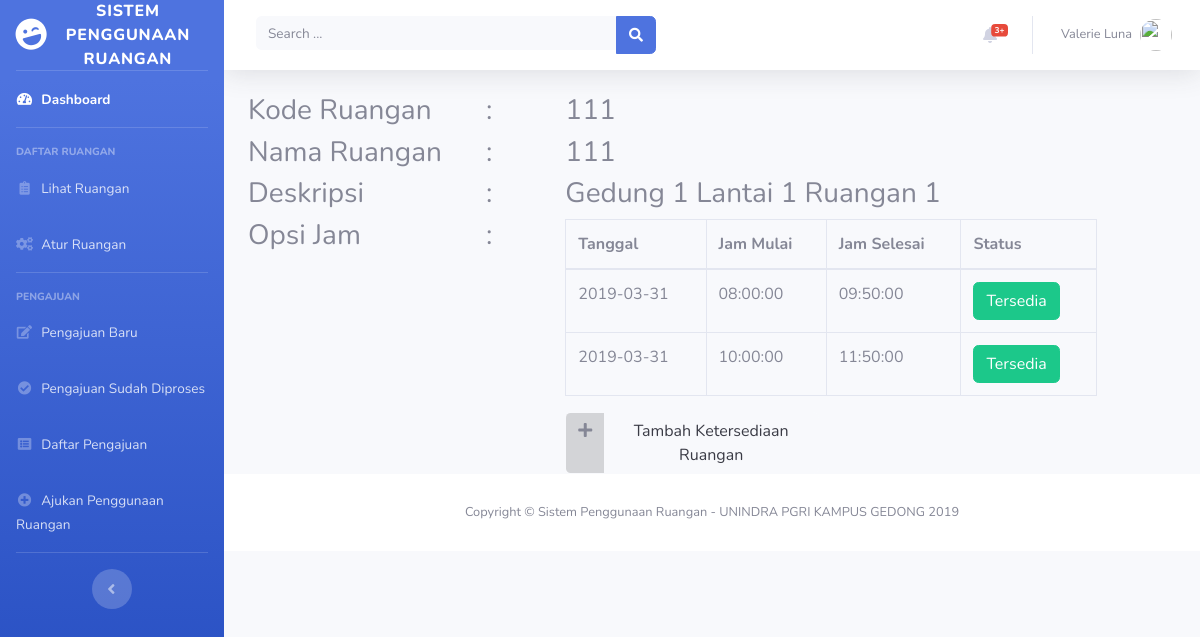
Page /detail_ruangan.php?id_ruangan=1 on the committed database.
### tables this page shows
CREATE TABLE IF NOT EXISTS Ruangan (
	id INT(20) UNSIGNED AUTO_INCREMENT,
	kode VARCHAR(20) NOT NULL UNIQUE,
	nama VARCHAR(50) NOT NULL,
	deskripsi TEXT,
	PRIMARY KEY (id)
);

CREATE TABLE IF NOT EXISTS KetersediaanRuangan (
	id INT(20) UNSIGNED AUTO_INCREMENT,
	kode_ruangan VARCHAR(20) NOT NULL,
	tanggal DATE NOT NULL,
	jam_mulai TIME NOT NULL,
	jam_selesai TIME NOT NULL,
	status INT(20),
	PRIMARY KEY (id),
	FOREIGN KEY (kode_ruangan) REFERENCES Ruangan(kode) ON UPDATE CASCADE ON DELETE RESTRICT
);

### detail_ruangan.php (the view, shortened to what this page needs)
<!DOCTYPE html>
<html lang="en">
<head>
  <?php
  $conn = connectDB();
  $sql = "SELECT * FROM Ruangan WHERE id = ".$_GET["id_ruangan"];
  $result = $conn->query($sql);
  $row = $result->fetch_assoc();
  ?>
  <link href="vendor/fontawesome-free/css/all.min.css" rel="stylesheet" type="text/css">
  <link href="css/sb-admin-2.min.css" rel="stylesheet">
</head>
<body id="page-top">
  <div id="wrapper">
    <ul class="navbar-nav bg-gradient-primary sidebar sidebar-dark accordion" id="accordionSidebar">
      <a class="sidebar-brand d-flex align-items-center justify-content-center" href="index.html">
        <div class="sidebar-brand-icon rotate-n-15">
          <i class="fas fa-laugh-wink"></i>
        </div>
        <div class="sidebar-brand-text mx-3">Sistem Penggunaan Ruangan</div>
      </a>
      <hr class="sidebar-divider my-0">
      <li class="nav-item active">
        <a class="nav-link" href="index.php">
          <i class="fas fa-fw fa-tachometer-alt"></i>
          <span>Dashboard</span></a>
      </li>
      <hr class="sidebar-divider">
      <div class="sidebar-heading">
        Daftar Ruangan
      </div>
      <li class="nav-item">
        <a class="nav-link" href="daftar_ruangan.php">
          <i class="fas fa-fw fa-clipboard-list"></i>
          <span>Lihat Ruangan</span></a>
      </li>
      <li class="nav-item">
        <a class="nav-link" href="atur_ruangan.php">
          <i class="fas fa-fw fa-cogs"></i>
          <span>Atur Ruangan</span></a>
      </li>
      <hr class="sidebar-divider">
      <div class="sidebar-heading">
        Pengajuan
      </div>
      <li class="nav-item">
        <a class="nav-link" href="pengajuan_ruangan.php">
          <i class="fas fa-fw fa-edit"></i>
          <span>Pengajuan Baru</span></a>
      </li>
      <li class="nav-item">
        <a class="nav-link" href="pengajuan_terproses.php">
          <i class="fas fa-fw fa-check-circle"></i>
          <span>Pengajuan Sudah Diproses</span></a>
      </li>
      <li class="nav-item">
        <a class="nav-link" href="daftar_pengajuan.php">
          <i class="fas fa-fw fa-list-alt"></i>
          <span>Daftar Pengajuan</span></a>
      </li>
      <li class="nav-item">
        <a class="nav-link" href="ajukan_penggunaan.php">
          <i class="fas fa-fw fa-plus-circle"></i>
          <span>Ajukan Penggunaan Ruangan</span></a>
      </li>
      <hr class="sidebar-divider d-none d-md-block">
      <div class="text-center d-none d-md-inline">
        <button class="rounded-circle border-0" id="sidebarToggle"></button>
      </div>
    </ul>
    <div id="content-wrapper" class="d-flex flex-column">
      <div id="content">
        <nav class="navbar navbar-expand navbar-light bg-white topbar mb-4 static-top shadow">
          <form class="d-none d-sm-inline-block form-inline mr-auto ml-md-3 my-2 my-md-0 mw-100 navbar-search">
            <div class="input-group">
              <input type="text" class="form-control bg-light border-0 small" placeholder="Search ..." aria-label="Search" aria-describedby="basic-addon2">
              <div class="input-group-append">
                <button class="btn btn-primary" type="button">
                  <i class="fas fa-search fa-sm"></i>
                </button>
              </div>
            </div>
          </form>
          <ul class="navbar-nav ml-auto">
            <li class="nav-item dropdown no-arrow mx-1">
              <a class="nav-link dropdown-toggle" href="#" id="alertsDropdown" role="button" data-toggle="dropdown" aria-haspopup="true" aria-expanded="false">
                <i class="fas fa-bell fa-fw"></i>
                <span class="badge badge-danger badge-counter">3+</span>
              </a>
            </li>
            <li class="nav-item dropdown no-arrow">
              <a class="nav-link dropdown-toggle" href="#" id="userDropdown" role="button" data-toggle="dropdown" aria-haspopup="true" aria-expanded="false">
                <span class="mr-2 d-none d-lg-inline text-gray-600 small">Valerie Luna</span>
                <img class="img-profile rounded-circle" src="https://source.unsplash.com/QAB-WJcbgJk/60x60">
              </a>
            </li>
          </ul>
        </nav>
        <div class="container-fluid">
          <div class="row">
            <div class="col-md-3"><h3>Kode Ruangan</h3></div>
            <div class="col-md-1"><h3>:</h3></div>
            <div class="col-md-7"><h3><?php echo $row["kode"] ?></h3></div>
          </div>
          <div class="row">
            <div class="col-md-3"><h3>Nama Ruangan</h3></div>
            <div class="col-md-1"><h3>:</h3></div>
            <div class="col-md-7"><h3><?php echo $row["nama"] ?></h3></div>
          </div>
          <div class="row">
            <div class="col-md-3"><h3>Deskripsi</h3></div>
            <div class="col-md-1"><h3>:</h3></div>
            <div class="col-md-7"><h3><?php echo $row["deskripsi"] ?></h3></div>
          </div>
          <div class="row">
            <div class="col-md-3"><h3>Opsi Jam</h3></div>
            <div class="col-md-1"><h3>:</h3></div>
            <div class="col-md-7">
              <div class="table-responsive">
                <table class="table table-bordered" id="dataTable" width="100%" cellspacing="0">
                  <thead>
                    <tr>
                      <th>Tanggal</th>
                      <th>Jam Mulai</th>
                      <th>Jam Selesai</th>
                      <th>Status</th>
                    </tr>
                  </thead>
                  <tbody>
                    <?php
                    $sql = "SELECT * FROM KetersediaanRuangan WHERE kode_ruangan = ".$row['kode']." ORDER BY jam_mulai asc";
                    $result1 = $conn->query($sql);
                    if ($result1->num_rows > 0) {
                      $pilihanJam = "";
                      while($row1 = $result1->fetch_assoc()) {
                        switch ($row1["status"]) {
                          case 0:
                            $status = "<button class='btn btn-success'>Tersedia</button>";
                            break;
                        }
                        $pilihanJam .= "<tr><td>".$row1["tanggal"]."</td><td>".$row1["jam_mulai"]."</td><td>".$row1["jam_selesai"]."</td><td>".$status."</td></tr>";
                      }
                      echo $pilihanJam;
                    } else {
                      echo "<tr><td colspan='4' align='center'>- Tidak ada pilihan jam tersedia -</td></tr>";
                    }
                    ?>
                  </tbody>
                </table>
                <div class="row">
                  <div class="col-md-6">
                    <a href='#' class='btn btn-light btn-icon-split' id="tambah-ketersediaan"><span class='icon text-gray-600'><i class='fas fa-plus'></i></span><span class='text'>Tambah Ketersediaan Ruangan</span></a>
                  </div>
                  <div class="col-md-6" align="right">
                  </div>
                </div>
              </div>
          </div>
        </div>
      </div>
      <footer class="sticky-footer bg-white">
        <div class="container my-auto">
          <div class="copyright text-center my-auto">
            <span>Copyright &copy; Sistem Penggunaan Ruangan - UNINDRA PGRI KAMPUS GEDONG 2019</span>
          </div>
        </div>
      </footer>
    </div>
  </div>
</body>
</html>

### rows in the picture
ruangan: kode "111", nama "111", deskripsi "Gedung 1 Lantai 1 Ruangan 1"
ketersediaanruangan: tanggal "2019-03-31", jam_mulai "08:00:00", jam_selesai "09:50:00", status "Tersedia"
ketersediaanruangan: tanggal "2019-03-31", jam_mulai "10:00:00", jam_selesai "11:50:00", status "Tersedia"
